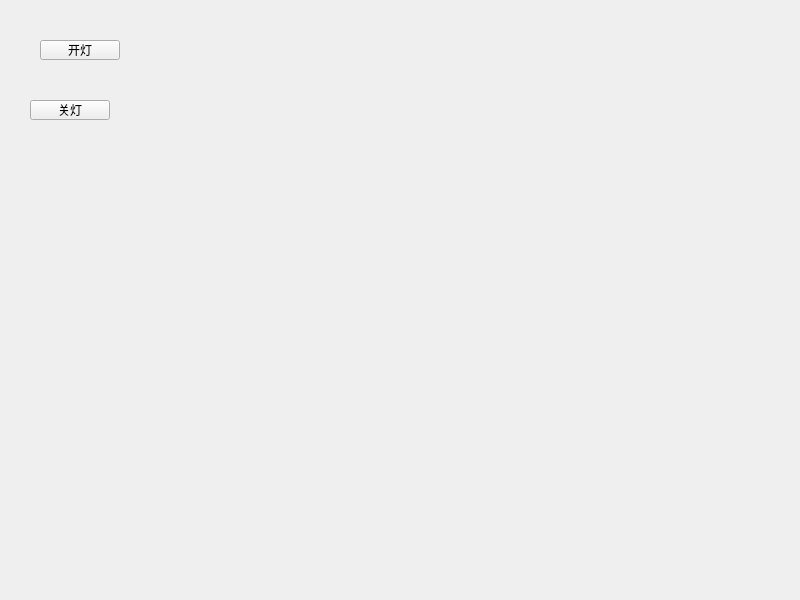
<?xml version="1.0" encoding="UTF-8"?>
<ui version="4.0">
 <class>Widget</class>
 <widget class="QWidget" name="Widget">
  <property name="geometry">
   <rect>
    <x>0</x>
    <y>0</y>
    <width>800</width>
    <height>600</height>
   </rect>
  </property>
  <property name="windowTitle">
   <string>Widget</string>
  </property>
  <widget class="QPushButton" name="open_LED">
   <property name="geometry">
    <rect>
     <x>40</x>
     <y>40</y>
     <width>80</width>
     <height>20</height>
    </rect>
   </property>
   <property name="text">
    <string>开灯</string>
   </property>
  </widget>
  <widget class="QPushButton" name="close_LED">
   <property name="geometry">
    <rect>
     <x>30</x>
     <y>100</y>
     <width>80</width>
     <height>20</height>
    </rect>
   </property>
   <property name="text">
    <string>关灯</string>
   </property>
  </widget>
 </widget>
 <resources/>
 <connections/>
</ui>
